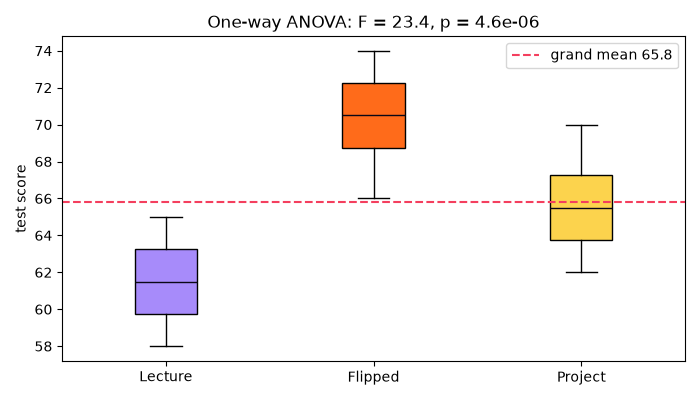

Source code (Python):
"""
Session 6 · Example 1: One-way ANOVA (one-way classification), by hand
---------------------------------------------------------------------
Three teaching methods were used with three groups of students. Do the mean
test scores differ?  H0: mu_lecture = mu_flipped = mu_project

We build the full ANOVA table by hand:
   SST (total) = SSB (between groups) + SSW (within groups)
   MSB = SSB / (k - 1),  MSW = SSW / (N - k),  F = MSB / MSW
then check it with scipy.stats.f_oneway, test the assumptions, compute eta
squared, and save a box plot: session-06_one_way_anova.png

Run:  python session-06_one_way_anova.py
"""
import numpy as np
from scipy import stats
import matplotlib
matplotlib.use("Agg")
import matplotlib.pyplot as plt

groups = {
    "Lecture": np.array([62, 58, 65, 60, 63, 59, 61, 64]),
    "Flipped": np.array([70, 68, 74, 71, 66, 72, 69, 73]),
    "Project": np.array([66, 63, 70, 65, 68, 62, 67, 64]),
}
allx = np.concatenate(list(groups.values()))
N, k, grand = len(allx), len(groups), allx.mean()

print("Group means:", {g: round(float(x.mean()), 2) for g, x in groups.items()}, f" grand mean = {grand:.3f}")
SSB = sum(len(x) * (x.mean() - grand) ** 2 for x in groups.values())
SSW = sum(((x - x.mean()) ** 2).sum() for x in groups.values())
SST = ((allx - grand) ** 2).sum()
dfb, dfw = k - 1, N - k
MSB, MSW = SSB / dfb, SSW / dfw
F = MSB / MSW
p = stats.f.sf(F, dfb, dfw)

print("\nANOVA table")
print(f"{'Source':<16}{'SS':>10}{'df':>5}{'MS':>10}{'F':>9}{'p':>11}")
print(f"{'Between groups':<16}{SSB:>10.3f}{dfb:>5}{MSB:>10.3f}{F:>9.3f}{p:>11.2e}")
print(f"{'Within groups':<16}{SSW:>10.3f}{dfw:>5}{MSW:>10.3f}")
print(f"{'Total':<16}{SST:>10.3f}{N - 1:>5}")
print(f"Check: SSB + SSW = {SSB + SSW:.3f} = SST")
print(f"Critical F(0.95; {dfb}, {dfw}) = {stats.f.ppf(0.95, dfb, dfw):.3f}")
print("scipy f_oneway:", tuple(round(float(v), 6) for v in stats.f_oneway(*groups.values())))

eta2 = SSB / SST
print(f"\nEffect size eta^2 = SSB/SST = {eta2:.3f} -> {100 * eta2:.0f}% of score variation is explained by method")
print("Assumptions:")
for g, x in groups.items():
    print(f"   Shapiro-Wilk {g:<8} p = {stats.shapiro(x).pvalue:.3f}")
print(f"   Levene (equal variances) p = {stats.levene(*groups.values()).pvalue:.3f}")
print(f"Non-parametric check: Kruskal-Wallis p = {stats.kruskal(*groups.values()).pvalue:.5f}")

fig, ax = plt.subplots(figsize=(7, 4))
bp = ax.boxplot(list(groups.values()), patch_artist=True, medianprops=dict(color="#0A0716"))
for patch, c in zip(bp["boxes"], ["#A78BFA", "#FF6B1A", "#FCD34D"]):
    patch.set_facecolor(c)
ax.set_xticks([1, 2, 3]); ax.set_xticklabels(list(groups))
ax.axhline(grand, color="#F43F5E", ls="--", label=f"grand mean {grand:.1f}")
ax.set_ylabel("test score"); ax.set_title(f"One-way ANOVA: F = {F:.1f}, p = {p:.1e}"); ax.legend()
fig.tight_layout(); fig.savefig("session-06_one_way_anova.png", dpi=100)
print("Saved chart: session-06_one_way_anova.png")
